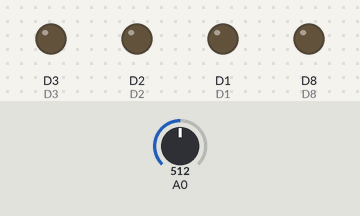
A sketch run on a simulated ESP8266 (NodeMCU). Parts: output pins drawn as LEDs (lit = HIGH). The inputs (shaded band) are chosen by the test bench; at power-on: A0 = 512. WiFi joins after 1.5 s; servers stay silent unless stated; no MQTT or app messages arrive unless stated; pins used as bus, display or sensor lines are not drawn; what the sketch prints to the serial monitor is not drawn. At 5.1 s the program puts the board to deep sleep or switches it off; the recording ends there.

Above: at 0.1 s.
At 1.75 s:
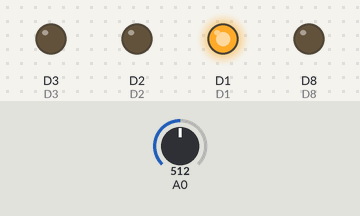
At 2.15 s:
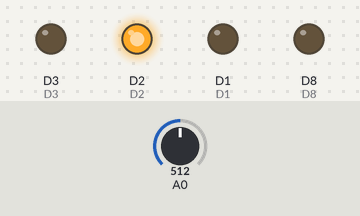
At 2.55 s:
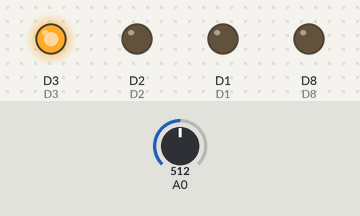
At 4.55 s:
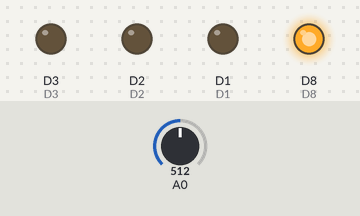
Timing chart, 0 to 5.1 s (numbered marks = the images above):
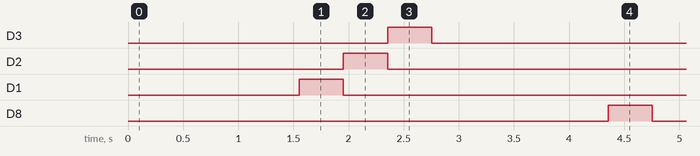

Measured:
- by itself, D3: LOW → HIGH at 2.4 s, → LOW 0.40 s later
- by itself, D2: LOW → HIGH at 2.0 s, → LOW 0.40 s later
- by itself, D1: LOW → HIGH at 1.6 s, → LOW 0.40 s later
- by itself, D8: LOW → HIGH at 4.4 s, → LOW 0.40 s later

The sketch:

esp8266_presencedetection.ino
```cpp
#include <ESP8266WiFi.h>
#include <PubSubClient.h>
#include <Wire.h>
#define D1 5
#define D2 4
#define D3 0
#define D4 2
#define D5 14
#define D6 12
#define D7 13
#define D8 15

//Wlan Zugangsdaten
char ssid[] = "";
char pass[] = "";

//MQTT Zugangsdaten

const char* mqttServer = "IP";
const char* mqttUser = "user";
const int mqttPort = 1883;
const char* mqttPassword = "Password"; //if needed

//Globale Variablen
WiFiClient espClient;
PubSubClient client(espClient);
const char* publish_topic = "MQTT-Topic"; //MQTT Topic to publish to
const char* state_topic ="MQTT-Topic";

void setup() {
  // Mit Wlan verbinden
  Serial.println();
  Serial.print("Connecting to ");
  Serial.println(ssid);
  WiFi.begin(ssid, pass);
  while (WiFi.status() != WL_CONNECTED) {
    delay(500);
    Serial.print(".");
  }
  Serial.println("");
  Serial.println("Wi-Fi connected successfully");
  //Mit MQTT Verbinden
  reconnect();
  //Pins zum lesen setzen
  pinMode(D1, OUTPUT);
  pinMode(D2, OUTPUT);
  pinMode(D3, OUTPUT);
  pinMode(D4, OUTPUT);
  pinMode(D5, OUTPUT);
  pinMode(D6, OUTPUT);
  pinMode(D7, OUTPUT);
  pinMode(D8, OUTPUT);
}

void reconnect() {
  // Loop until we're reconnected
  client.setServer(mqttServer, mqttPort);
  while (!client.connected()) {
    Serial.println("Connecting to MQTT...");

    if (client.connect("Anwesenheit", mqttUser, mqttPassword)) {
      Serial.println("Connected to MQTT");
    }
    else {
      Serial.print("Failed with state ");
      Serial.println(client.state());
      delay(2000);
    }
  }
  client.publish(state_topic, "Presence detection connected");
}

int measure(int pin) { //Measure the analogue value
  digitalWrite(pin, HIGH); //set Pin HIGH so mosfet is closed
  delay(200); //wait 200 microseconds to be sure voltage is reached you can fiddle with time
  int sensorValue = analogRead(A0); //read analog voltage
  delay(200); //wait 200 microseconds to be sure measurment is taken with full voltage
  digitalWrite(pin, LOW); //set Pin LOW so mosfet is opened
  return sensorValue;
}

void measurementprint(int pin, int measurment) {
  Serial.print("Messwert an Pin: ");
  switch (pin) {
    case D1:
      Serial.println("D1");
      break;
    case D2:
      Serial.println("D2");
      break;
    case D3:
      Serial.println("D3");
      break;
    case D4:
      Serial.println("D4");
      break;
    case D5:
      Serial.println("D5");
      break;
    case D6:
      Serial.println("D6");
      break;
    case D7:
      Serial.println("D7");
      break;
    case D8:
      Serial.println("D8");
      break;
  }
  Serial.println(measurment);

}
int measurementToValue(int measurement) { //Assign numbers to measured voltage within a certain range and return that number. Numbers are corresponding to certain bits so I can use bitewiseoperands for decoding
  if (measurement == 1024) {
    Serial.println("Kein Stecker erkannt");
    int returnvalue = 0;
    return returnvalue;
  }
  else if (900 < measurement && measurement < 980) {
    Serial.println("Creme erkannt");
    int returnvalue = 1;
    return returnvalue;
  }
  else if (770 < measurement && measurement < 850) {
    Serial.println("Weiß erkannt");
    int returnvalue = 2;
    return returnvalue;
  }
  else if (550 < measurement && measurement < 690) {
    Serial.println("Schwarz2 erkannt");
    int returnvalue = 64;
    return returnvalue;
  }
  else if (440 < measurement && measurement < 520) {
    Serial.println("Schwarz erkannt");
    int returnvalue = 4;
    return returnvalue;
  }
  else if (300 < measurement && measurement < 390) {
    Serial.println("Rot erkannt");
    int returnvalue = 8;
    return returnvalue;
  }
  else if (100 < measurement && measurement < 250) {
    Serial.println("Blau erkannt");
    int returnvalue = 16;
    return returnvalue;
  }
  else if (measurement < 50) {
    Serial.println("Silber erkannt");
    int returnvalue = 32;
    return returnvalue;
  }
  else {
    int returnvalue = 0;
    return returnvalue;
  }
}
void loop() {
  int message = 0;
  if (!client.connected()) {
    reconnect();
  }
  client.loop();
  //Measuring each pin one after another and adding up the corresponding numbers
  int measurement = measure(D1);
 measurementprint(D1, measurement);
  message = message + measurementToValue(measurement);
  measurement = measure(D2);
 measurementprint(D2, measurement);
  message = message + measurementToValue(measurement);
  measurement = measure(D3);
 measurementprint(D3, measurement);
  message = message + measurementToValue(measurement);
  measurement = measure(D4);
 measurementprint(D4, measurement);
  message = message + measurementToValue(measurement);
  measurement = measure(D5);
 measurementprint(D5, measurement);
  message = message + measurementToValue(measurement);
  measurement = measure(D6);
 measurementprint(D6, measurement);
  message = message + measurementToValue(measurement);
  measurement = measure(D7);
 measurementprint(D7, measurement);
  message = message + measurementToValue(measurement);
  measurement = measure(D8);
 measurementprint(D8, measurement);
  message = message + measurementToValue(measurement);
  Serial.print("Message für MQTT ");
  Serial.println(message);
  Serial.println("--------------");
  Serial.println("Waiting for next loop");
  client.publish(publish_topic, String(message).c_str()); //Pbulish the sum of all corresponding numbers to a mqtt Topic
  delay(300); //give the ESP time to publish the MQTT message
  ESP.deepSleep(0); //go to deepsleep forever until reset
}
```
